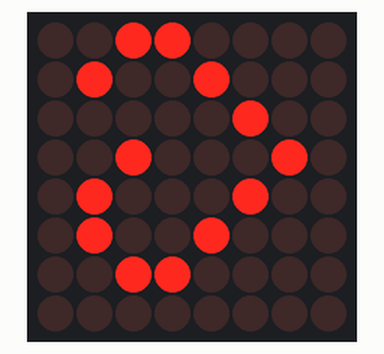
This sketch was run on a simulated Arduino Uno, built with avr-gcc and run on an emulated ATmega328P. On the bench: 8×8 LED matrix.

Above: at 1.95 s.
At 5.4 s:
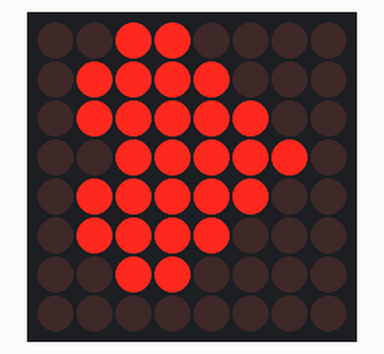

The sketch:

heartLedMatrix.ino
```cpp
#include "LedControl.h"

LedControl lc = LedControl(12, 10, 11, 1);
int blinkWaitTime = 50;

void setup() {
  lc.shutdown(0, false);
  lc.setIntensity(0, 2);
  lc.clearDisplay(0);

}

void heart() {
  lc.setColumn(0, 0, B00000000);
  lc.setColumn(0, 1, B01101100);
  lc.setColumn(0, 2, B10010010);
  lc.setColumn(0, 3, B10000010);
  lc.setColumn(0, 4, B01000100);
  lc.setColumn(0, 5, B00101000);
  lc.setColumn(0, 6, B00010000);
  lc.setColumn(0, 7, B00000000);
}

void heartBlink() {
  for (int i = 0; i < 4; i++) {
    heart();
    delay(blinkWaitTime);
    lc.clearDisplay(0);
    delay(blinkWaitTime);
  }
}
void fillHeart() {
  lc.setColumn(0, 0, B00000000);
  lc.setColumn(0, 1, B01101100);
  lc.setColumn(0, 2, B11111110);
  lc.setColumn(0, 3, B11111110);
  lc.setColumn(0, 4, B01111100);
  lc.setColumn(0, 5, B00111000);
  lc.setColumn(0, 6, B00010000);
  lc.setColumn(0, 7, B00000000);
}

void fillHeartSlowly() {
  lc.setColumn(0, 7, B00000000);
  delay(blinkWaitTime);
  lc.setColumn(0, 6, B00010000);
  delay(blinkWaitTime);
  lc.setColumn(0, 5, B00111000);
  delay(blinkWaitTime);
  lc.setColumn(0, 4, B01111100);
  delay(blinkWaitTime);
  lc.setColumn(0, 3, B11111110);
  delay(blinkWaitTime);
  lc.setColumn(0, 2, B11111110);
  delay(blinkWaitTime);
  lc.setColumn(0, 1, B01101100);
  delay(blinkWaitTime);
  lc.setColumn(0, 0, B00000000);
  delay(blinkWaitTime);
}

void drawHeart() {
  lc.clearDisplay(0);
  delay(blinkWaitTime);
  lc.setLed(0, 3, 2, true);
  delay(blinkWaitTime);
  lc.setLed(0, 3, 2, false);
  delay(blinkWaitTime);
  lc.setLed(0, 3, 2, true);
  delay(blinkWaitTime);
  lc.setLed(0, 4, 1, true);
  delay(blinkWaitTime);
  lc.setLed(0, 4, 1, false);
  delay(blinkWaitTime);
  lc.setLed(0, 4, 1, true);
  delay(blinkWaitTime);
  lc.setLed(0, 5, 1, true);
  delay(blinkWaitTime);
  lc.setLed(0, 5, 1, false);
  delay(blinkWaitTime);
  lc.setLed(0, 5, 1, true);
  delay(blinkWaitTime);
  lc.setLed(0, 6, 2, true);
  delay(blinkWaitTime);
  lc.setLed(0, 6, 2, false);
  delay(blinkWaitTime);
  lc.setLed(0, 6, 2, true);
  delay(blinkWaitTime);
  lc.setLed(0, 6, 3, true);
  delay(blinkWaitTime);
  lc.setLed(0, 6, 3, false);
  delay(blinkWaitTime);
  lc.setLed(0, 6, 3, true);
  delay(blinkWaitTime);
  lc.setLed(0, 5, 4, true);
  delay(blinkWaitTime);
  lc.setLed(0, 5, 4, false);
  delay(blinkWaitTime);
  lc.setLed(0, 5, 4, true);
  delay(blinkWaitTime);
  lc.setLed(0, 4, 5, true);
  delay(blinkWaitTime);
  lc.setLed(0, 4, 5, false);
  delay(blinkWaitTime);
  lc.setLed(0, 4, 5, true);
  delay(blinkWaitTime);
  lc.setLed(0, 3, 6, true);
  delay(blinkWaitTime);
  lc.setLed(0, 3, 6, false);
  delay(blinkWaitTime);
  lc.setLed(0, 3, 6, true);
  delay(blinkWaitTime);
  lc.setLed(0, 2, 5, true);
  delay(blinkWaitTime);
  lc.setLed(0, 2, 5, false);
  delay(blinkWaitTime);
  lc.setLed(0, 2, 5, true);
  delay(blinkWaitTime);
  lc.setLed(0, 1, 4, true);
  delay(blinkWaitTime);
  lc.setLed(0, 1, 4, false);
  delay(blinkWaitTime);
  lc.setLed(0, 1, 4, true);
  delay(blinkWaitTime);
  lc.setLed(0, 0, 3, true);
  delay(blinkWaitTime);
  lc.setLed(0, 0, 3, false);
  delay(blinkWaitTime);
  lc.setLed(0, 0, 3, true);
  delay(blinkWaitTime);
  lc.setLed(0, 0, 2, true);
  delay(blinkWaitTime);
  lc.setLed(0, 0, 2, false);
  delay(blinkWaitTime);
  lc.setLed(0, 0, 2, true);
  delay(blinkWaitTime);
  lc.setLed(0, 1, 1, true);
  delay(blinkWaitTime);
  lc.setLed(0, 1, 1, false);
  delay(blinkWaitTime);
  lc.setLed(0, 1, 1, true);
  delay(blinkWaitTime);
  lc.setLed(0, 1, 1, true);
  delay(blinkWaitTime);
  lc.setLed(0, 1, 1, false);
  delay(blinkWaitTime);
  lc.setLed(0, 1, 1, true);
  delay(blinkWaitTime);
  lc.setLed(0, 2, 1, true);
  delay(blinkWaitTime);
  lc.setLed(0, 2, 1, false);
  delay(blinkWaitTime);
  lc.setLed(0, 2, 1, true);
  delay(blinkWaitTime);
}

void blinkOutlineOneByOne() {
  lc.setLed(0, 3, 2, true);
  delay(blinkWaitTime);
  lc.setLed(0, 3, 2, false);
  delay(blinkWaitTime);
  lc.setLed(0, 3, 2, true);
  delay(blinkWaitTime);
  lc.setLed(0, 4, 1, true);
  delay(blinkWaitTime);
  lc.setLed(0, 4, 1, false);
  delay(blinkWaitTime);
  lc.setLed(0, 4, 1, true);
  delay(blinkWaitTime);
  lc.setLed(0, 5, 1, true);
  delay(blinkWaitTime);
  lc.setLed(0, 5, 1, false);
  delay(blinkWaitTime);
  lc.setLed(0, 5, 1, true);
  delay(blinkWaitTime);
  lc.setLed(0, 6, 2, true);
  delay(blinkWaitTime);
  lc.setLed(0, 6, 2, false);
  delay(blinkWaitTime);
  lc.setLed(0, 6, 2, true);
  delay(blinkWaitTime);
  lc.setLed(0, 6, 3, true);
  delay(blinkWaitTime);
  lc.setLed(0, 6, 3, false);
  delay(blinkWaitTime);
  lc.setLed(0, 6, 3, true);
  delay(blinkWaitTime);
  lc.setLed(0, 5, 4, true);
  delay(blinkWaitTime);
  lc.setLed(0, 5, 4, false);
  delay(blinkWaitTime);
  lc.setLed(0, 5, 4, true);
  delay(blinkWaitTime);
  lc.setLed(0, 4, 5, true);
  delay(blinkWaitTime);
  lc.setLed(0, 4, 5, false);
  delay(blinkWaitTime);
  lc.setLed(0, 4, 5, true);
  delay(blinkWaitTime);
  lc.setLed(0, 3, 6, true);
  delay(blinkWaitTime);
  lc.setLed(0, 3, 6, false);
  delay(blinkWaitTime);
  lc.setLed(0, 3, 6, true);
  delay(blinkWaitTime);
  lc.setLed(0, 2, 5, true);
  delay(blinkWaitTime);
  lc.setLed(0, 2, 5, false);
  delay(blinkWaitTime);
  lc.setLed(0, 2, 5, true);
  delay(blinkWaitTime);
  lc.setLed(0, 1, 4, true);
  delay(blinkWaitTime);
  lc.setLed(0, 1, 4, false);
  delay(blinkWaitTime);
  lc.setLed(0, 1, 4, true);
  delay(blinkWaitTime);
  lc.setLed(0, 0, 3, true);
  delay(blinkWaitTime);
  lc.setLed(0, 0, 3, false);
  delay(blinkWaitTime);
  lc.setLed(0, 0, 3, true);
  delay(blinkWaitTime);
  lc.setLed(0, 0, 2, true);
  delay(blinkWaitTime);
  lc.setLed(0, 0, 2, false);
  delay(blinkWaitTime);
  lc.setLed(0, 0, 2, true);
  delay(blinkWaitTime);
  lc.setLed(0, 1, 1, true);
  delay(blinkWaitTime);
  lc.setLed(0, 1, 1, false);
  delay(blinkWaitTime);
  lc.setLed(0, 1, 1, true);
  delay(blinkWaitTime);
  lc.setLed(0, 1, 1, true);
  delay(blinkWaitTime);
  lc.setLed(0, 1, 1, false);
  delay(blinkWaitTime);
  lc.setLed(0, 1, 1, true);
  delay(blinkWaitTime);
  lc.setLed(0, 2, 1, true);
  delay(blinkWaitTime);
  lc.setLed(0, 2, 1, false);
  delay(blinkWaitTime);
  lc.setLed(0, 2, 1, true);
  delay(blinkWaitTime);
}


void loop() {
  lc.clearDisplay(0);
  blinkOutlineOneByOne();
  //drawHeart();
  heart();
  blinkOutlineOneByOne();
  heartBlink();
  delay(blinkWaitTime);
  fillHeartSlowly();
  fillHeart();
  delay(1000);
}
```

Measured:
- what the display in image 1 shows lasts 1.1 s, from 5.3 s to 6.4 s
